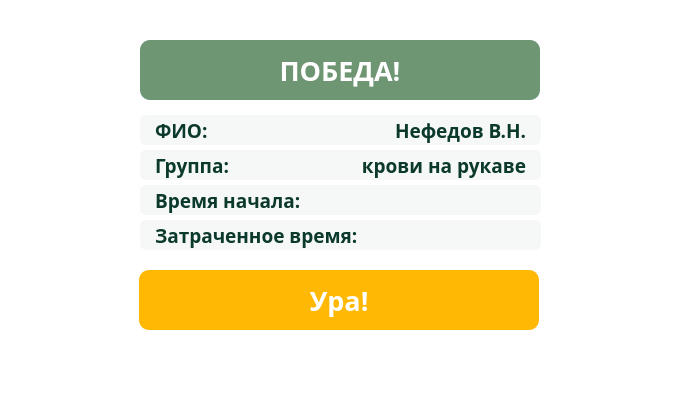
<?xml version="1.0" encoding="UTF-8"?>
<ui version="4.0">
    <class>MainWindow</class>
    <widget class="QDialog" name="MainWindow">
        <property name="enabled">
            <bool>true</bool>
        </property>
        <property name="geometry">
            <rect>
                <x>0</x>
                <y>0</y>
                <width>680</width>
                <height>410</height>
            </rect>
        </property>
        <property name="minimumSize">
            <size>
                <width>680</width>
                <height>410</height>
            </size>
        </property>
        <property name="maximumSize">
            <size>
                <width>680</width>
                <height>410</height>
            </size>
        </property>
        <property name="windowTitle">
            <string>Ура!</string>
        </property>
        <property name="windowIcon">
            <iconset>
                <normaloff>../resources/icon.png</normaloff>../resources/temp/icon.png
            </iconset>
        </property>
        <property name="whatsThis">
            <string notr="true"/>
        </property>
        <property name="styleSheet">
            <string notr="true">background-color: white;</string>
        </property>
        <widget class="QPushButton" name="finishButton">
            <property name="enabled">
                <bool>true</bool>
            </property>
            <property name="geometry">
                <rect>
                    <x>139</x>
                    <y>270</y>
                    <width>400</width>
                    <height>60</height>
                </rect>
            </property>
            <property name="font">
                <font>
                    <family>Century Gothic</family>
                    <pointsize>20</pointsize>
                    <weight>75</weight>
                    <bold>true</bold>
                    <kerning>false</kerning>
                </font>
            </property>
            <property name="whatsThis">
                <string notr="true"/>
            </property>
            <property name="styleSheet">
                <string notr="true">QPushButton {
                    background-color: #ffb804;
                    border-radius: 10px;
                    color: white;
                    }

                    QPushButton:hover{
                    background-color: #f3a600;
                    }
                </string>
            </property>
            <property name="text">
                <string>Ура!</string>
            </property>
        </widget>
        <widget class="QLabel" name="timeLabel">
            <property name="geometry">
                <rect>
                    <x>350</x>
                    <y>220</y>
                    <width>191</width>
                    <height>30</height>
                </rect>
            </property>
            <property name="font">
                <font>
                    <family>Century Gothic</family>
                    <pointsize>14</pointsize>
                    <weight>75</weight>
                    <bold>true</bold>
                </font>
            </property>
            <property name="styleSheet">
                <string notr="true">background-color: #f6f8f7;
                    color: #0b392c;
                    padding-left: 10px;
                    padding-right: 10px;
                    border-radius: 6px;
                </string>
            </property>
            <property name="text">
                <string/>
            </property>
            <property name="alignment">
                <set>Qt::AlignRight|Qt::AlignTrailing|Qt::AlignVCenter</set>
            </property>
        </widget>
        <widget class="QLabel" name="endLabel">
            <property name="geometry">
                <rect>
                    <x>290</x>
                    <y>185</y>
                    <width>251</width>
                    <height>30</height>
                </rect>
            </property>
            <property name="font">
                <font>
                    <family>Century Gothic</family>
                    <pointsize>14</pointsize>
                    <weight>75</weight>
                    <bold>true</bold>
                </font>
            </property>
            <property name="styleSheet">
                <string notr="true">background-color: #f6f8f7;
                    color: #0b392c;
                    padding-left: 10px;
                    padding-right: 10px;
                    border-radius: 6px;
                </string>
            </property>
            <property name="text">
                <string/>
            </property>
            <property name="alignment">
                <set>Qt::AlignRight|Qt::AlignTrailing|Qt::AlignVCenter</set>
            </property>
        </widget>
        <widget class="QLabel" name="label_2">
            <property name="geometry">
                <rect>
                    <x>140</x>
                    <y>115</y>
                    <width>81</width>
                    <height>30</height>
                </rect>
            </property>
            <property name="font">
                <font>
                    <family>Century Gothic</family>
                    <pointsize>14</pointsize>
                    <weight>75</weight>
                    <bold>true</bold>
                </font>
            </property>
            <property name="styleSheet">
                <string notr="true">background-color: #f6f8f7;
                    color: #0b392c;
                    padding-left: 10px;
                    border-radius: 6px;
                </string>
            </property>
            <property name="text">
                <string>ФИО:</string>
            </property>
        </widget>
        <widget class="QLabel" name="label_5">
            <property name="geometry">
                <rect>
                    <x>140</x>
                    <y>220</y>
                    <width>221</width>
                    <height>30</height>
                </rect>
            </property>
            <property name="font">
                <font>
                    <family>Century Gothic</family>
                    <pointsize>14</pointsize>
                    <weight>75</weight>
                    <bold>true</bold>
                </font>
            </property>
            <property name="styleSheet">
                <string notr="true">background-color: #f6f8f7;
                    color: #0b392c;
                    padding-left: 10px;
                    border-radius: 6px;
                </string>
            </property>
            <property name="text">
                <string>Затраченное время:</string>
            </property>
        </widget>
        <widget class="QLabel" name="fioLabel">
            <property name="geometry">
                <rect>
                    <x>210</x>
                    <y>115</y>
                    <width>331</width>
                    <height>30</height>
                </rect>
            </property>
            <property name="font">
                <font>
                    <family>Century Gothic</family>
                    <pointsize>14</pointsize>
                    <weight>75</weight>
                    <bold>true</bold>
                </font>
            </property>
            <property name="styleSheet">
                <string notr="true">background-color: #f6f8f7;
                    color: #0b392c;
                    padding-left: 10px;
                    padding-right: 10px;
                    border-radius: 6px;
                </string>
            </property>
            <property name="text">
                <string>Нефедов В.Н.</string>
            </property>
            <property name="alignment">
                <set>Qt::AlignRight|Qt::AlignTrailing|Qt::AlignVCenter</set>
            </property>
        </widget>
        <widget class="QLabel" name="label_3">
            <property name="geometry">
                <rect>
                    <x>140</x>
                    <y>150</y>
                    <width>101</width>
                    <height>30</height>
                </rect>
            </property>
            <property name="font">
                <font>
                    <family>Century Gothic</family>
                    <pointsize>14</pointsize>
                    <weight>75</weight>
                    <bold>true</bold>
                </font>
            </property>
            <property name="styleSheet">
                <string notr="true">background-color: #f6f8f7;
                    color: #0b392c;
                    padding-left: 10px;
                    border-radius: 6px;
                </string>
            </property>
            <property name="text">
                <string>Группа:</string>
            </property>
        </widget>
        <widget class="QLabel" name="label_4">
            <property name="geometry">
                <rect>
                    <x>140</x>
                    <y>185</y>
                    <width>161</width>
                    <height>30</height>
                </rect>
            </property>
            <property name="font">
                <font>
                    <family>Century Gothic</family>
                    <pointsize>14</pointsize>
                    <weight>75</weight>
                    <bold>true</bold>
                </font>
            </property>
            <property name="styleSheet">
                <string notr="true">background-color: #f6f8f7;
                    color: #0b392c;
                    padding-left: 10px;
                    border-radius: 6px;
                </string>
            </property>
            <property name="text">
                <string>Время начала:</string>
            </property>
        </widget>
        <widget class="QLabel" name="groupLabel">
            <property name="geometry">
                <rect>
                    <x>230</x>
                    <y>150</y>
                    <width>311</width>
                    <height>30</height>
                </rect>
            </property>
            <property name="font">
                <font>
                    <family>Century Gothic</family>
                    <pointsize>14</pointsize>
                    <weight>75</weight>
                    <bold>true</bold>
                </font>
            </property>
            <property name="styleSheet">
                <string notr="true">background-color: #f6f8f7;
                    color: #0b392c;
                    padding-left: 10px;
                    padding-right: 10px;
                    border-radius: 6px;
                </string>
            </property>
            <property name="text">
                <string>крови на рукаве</string>
            </property>
            <property name="alignment">
                <set>Qt::AlignRight|Qt::AlignTrailing|Qt::AlignVCenter</set>
            </property>
        </widget>
        <widget class="QLabel" name="label">
            <property name="geometry">
                <rect>
                    <x>140</x>
                    <y>40</y>
                    <width>400</width>
                    <height>60</height>
                </rect>
            </property>
            <property name="font">
                <font>
                    <family>Century Gothic</family>
                    <pointsize>20</pointsize>
                    <weight>75</weight>
                    <bold>true</bold>
                </font>
            </property>
            <property name="styleSheet">
                <string notr="true">background-color: #6e9673;
                    border-radius: 10px;
                    color: white;
                </string>
            </property>
            <property name="text">
                <string>ПОБЕДА!</string>
            </property>
            <property name="alignment">
                <set>Qt::AlignCenter</set>
            </property>
        </widget>
    </widget>
    <resources/>
    <connections/>
</ui>
